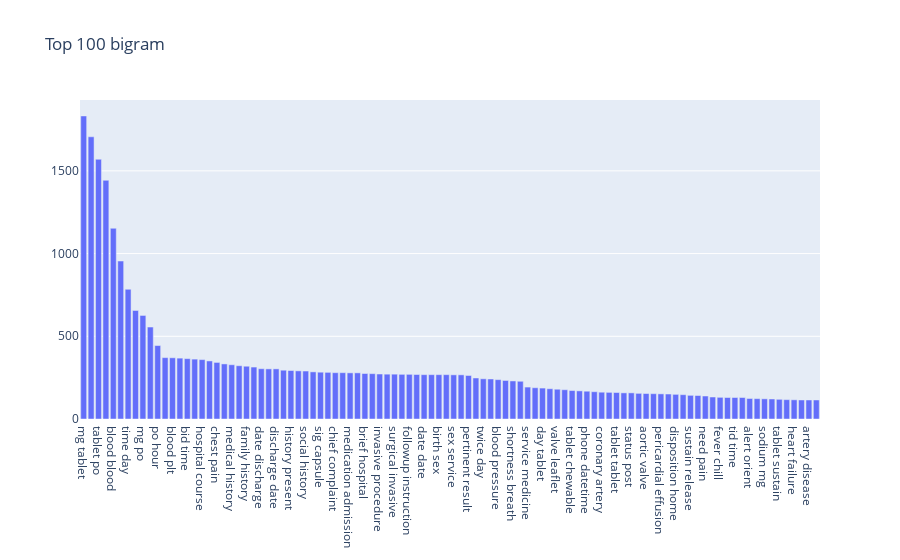

The notebook cell this image was saved under:
### Code cell
get_top_ngram(df['content_txt_preprocessed'], ngram=2, top_n=100, stop_words=stop_words)

### Figure 1 — Plotly figure (JSON) as saved in the notebook; plotly's stock layout.template omitted (floating-point values rounded to 4 significant figures)
{"data": [{"type": "bar", "x": ["mg tablet", "sig tablet", "tablet po", "tablet sig", "blood blood", "po daily", "time day", "daily daily", "mg po", "po bid", "po hour", "plt blood", "blood plt", "hour need", "bid time", "po day", "hospital course", "mental status", "chest pain", "physical exam", "medical history", "past medical", "family history", "mg capsule", "date discharge", "admission date", "discharge date", "discharge medication", "history present", "present illness", "social history", "discharge diagnosis", "sig capsule", "discharge instruction", "chief complaint", "pleural effusion", "medication admission", "discharge disposition", "brief hospital", "discharge condition", "invasive procedure", "major surgical", "surgical invasive", "delay release", "followup instruction", "attend chief", "date date", "date birth", "birth sex", "tablet delay", "sex service", "mg daily", "pertinent result", "abdominal pain", "twice day", "capsule po", "blood pressure", "release ec", "shortness breath", "capsule sig", "service medicine", "day need", "day tablet", "renal failure", "valve leaflet", "po tid", "tablet chewable", "leave ventricular", "phone datetime", "blood culture", "coronary artery", "mitral valve", "tablet tablet", "solution sig", "status post", "primary care", "aortic valve", "medicine allergy", "pericardial effusion", "atrial fibrillation", "disposition home", "neck supple", "sustain release", "low extremity", "need pain", "year old", "fever chill", "docusate sodium", "tid time", "aspirin mg", "alert orient", "systolic function", "sodium mg", "mitral regurgitation", "tablet sustain", "inhalation hour", "heart failure", "ec po", "artery disease", "tablet mouth"], "y": [1832, 1706, 1570, 1443, 1153, 955, 784, 656, 626, 556, 444, 371, 370, 368, 365, 362, 359, 351, 342, 333, 328, 322, 319, 314, 304, 303, 303, 295, 293, 291, 290, 285, 283, 282, 280, 280, 279, 279, 275, 274, 272, 271, 271, 270, 270, 269, 268, 268, 268, 268, 267, 267, 263, 248, 243, 242, 238, 233, 230, 228, 193, 189, 187, 183, 180, 177, 172, 170, 168, 165, 162, 161, 160, 158, 158, 155, 154, 153, 152, 151, 149, 147, 143, 142, 139, 133, 131, 130, 130, 130, 124, 123, 122, 121, 119, 117, 116, 115, 115, 115]}], "layout": {"title": {"text": "Top 100 bigram"}}}
